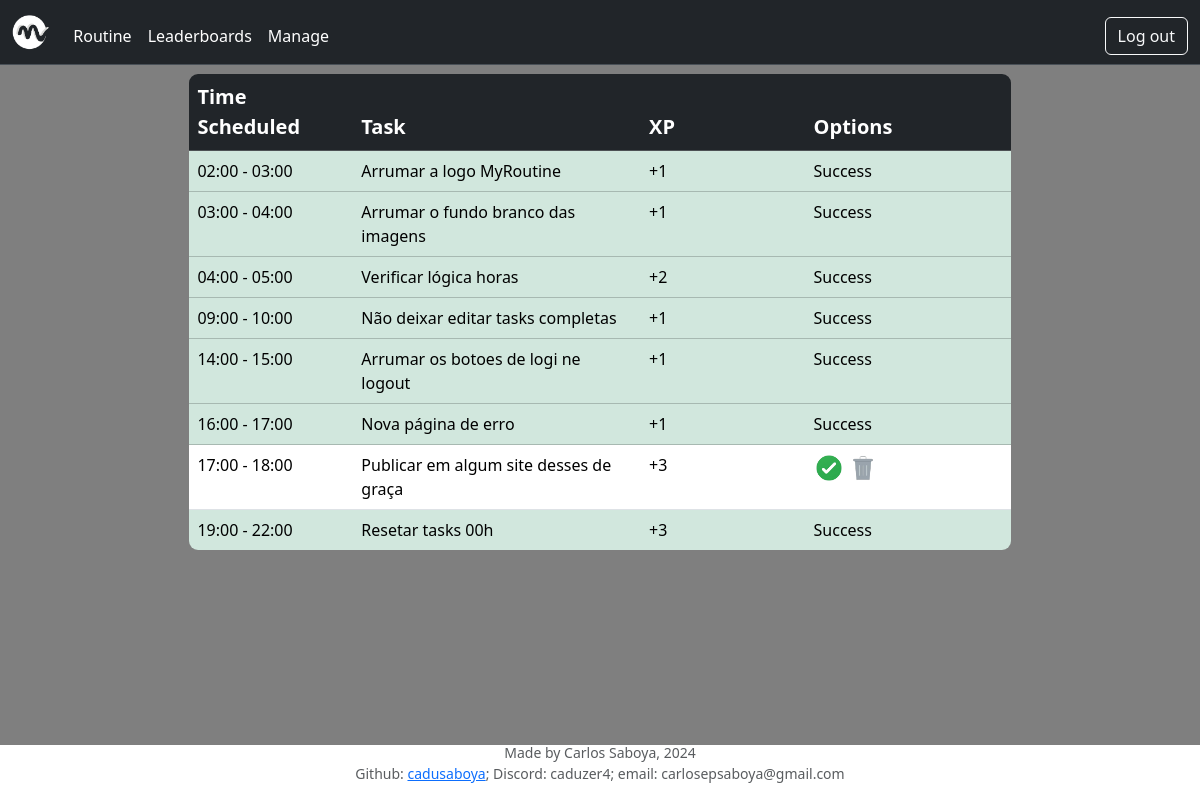
Screenshot of /routine (signed in) with the database file from the repository.
### tables this page shows
CREATE TABLE "tasks" (
id INTEGER PRIMARY KEY AUTOINCREMENT NOT NULL,
name TEXT NOT NULL,
difficulty INTEGER NOT NULL,
starting TEXT NOT NULL,
ending TEXT NOT NULL,
done TEXT NOT NULL,
user_id INTEGER NOT NULL,

FOREIGN KEY(user_id) REFERENCES users(id));

### app.py (the view)
@app.route("/routine")
@login_required
def routine():
    routine = sqlite3.connect('routine.db')
    db = routine.cursor()
    tasks = db.execute("SELECT * from tasks WHERE user_id = ? ORDER BY substr(starting, 1, 2), substr(starting, 4, 2)", (session["user_id"],))
    tasks_dict = []
    for task in tasks:
        task_dict = {
            "id": task[0],
            "name": task[1],
            "diff": task[2],
            "starting": task[3],
            "ending": task[4],
            "done": task[5]
        }
        tasks_dict.append(task_dict)
    routine.close()
    return render_template("routine.html", tasks=tasks_dict)

### apology.py (called while the page is built)
def login_required(f):
    @wraps(f)
    def decorated_function(*args, **kwargs):
        if session.get("user_id") is None:
            return redirect("/login")
        return f(*args, **kwargs)
    return decorated_function

### app.py (called while the page is built)
@app.after_request
def after_request(response):
    response.headers["Cache-Control"] = "no-cache, no-store, must-revalidate"
    response.headers["Expires"] = 0
    response.headers["Pragma"] = "no-cache"
    return response

### templates/routine.html (shortened to what this page needs)
{% extends "layout.html" %}
{% block main %}
<div class="table-container">
    <table class="table table-hover curve" border="1">
        <thead class="table-dark">
        <tr>
            <th style="width: 20%;" scope="col">Time Scheduled</th>
            <th style="width: 35%;" scope="col">Task</th>
            <th style="width: 20%;" scope="col">XP</th>
            <th style="width: 25%;" scope="col">Options</th>
        </tr>
        </thead>
        <tbody>
            {% for task in tasks %}
                {% if task.done == 'yes' %}
                    <tr class="table-success">
                        <td>{{ task.starting }} - {{ task.ending }}</td>
                        <td>{{ task.name }}</td>
                        <td>+{{ task.diff }}</td>
                        <td> Success </td>
                    </tr>
                {% else %}
                    <tr id="task_{{ task.id }}">
                        <td>{{ task.starting }} - {{ task.ending }}</td>
                        <td>{{ task.name }}</td>
                        <td>+{{ task.diff }}</td>
                        <td>
                            <img src="static/green_check.png" alt="Green Check" onclick="done('{{ task.id }}', '{{ task.diff }}')" style="width: 30px; height: auto;">
                            <img src="static/trash_can.png" onclick="remove_task('{{ task.id }}')" id="trash_can_{{ task.id }}" alt="trash_can" style="width: 30px; height: auto;">
                        </td>
                    </tr>
                {% endif %}
            {% endfor %}
        </tbody>
    </table>
</div>
{% endblock %}

### templates/layout.html (shortened to what this page needs)
<!DOCTYPE html>
<html lang="en">
<head>
        <link href="https://cdn.jsdelivr.net/npm/bootstrap@5.3.3/dist/css/bootstrap.min.css" rel="stylesheet">
        <link href="/static/styles.css" rel="stylesheet">
</head>
<body>
    <nav class="navbar navbar-expand-md bg-dark border-bottom border-body" data-bs-theme="dark">
        <div class="container-fluid">
            <a class="navbar-brand" href="/">
                <img src="/static/MyRoutine.png" alt="Bootstrap" style="height: 35px; width: auto;">
              </a>
            <div class="collapse navbar-collapse" id="navbar">
                {% if session["user_id"] %}
                    <ul class="navbar-nav me-auto mt-2">
                        <li class="nav-item"><a class="nav-link active" href="/routine">Routine</a></li>
                        <li class="nav-item"><a class="nav-link active" href="/leaderboards">Leaderboards</a></li>
                        <li class="nav-item"><a class="nav-link active" href="/manage">Manage</a></li>
                    </ul>
                    <ul class="navbar-nav ms-auto mt-2">
                        <li class="nav-item"><a ckass=nav-link active href="/logout"><button class="btn btn-outline-light">Log out</button></a></li>
                    </ul>
                {% endif %}
            </div>
        </div>
    </nav>
    <main class="container-fluid py-2 black-bg main">
        {% block main %}{% endblock %}
    </main>
    <footer class="small text-center text-muted fixed-bottom">
        <p>
            Made by Carlos Saboya, 2024
            <br>
            Github: <a href="https://github.com/cadusaboya">cadusaboya</a>; Discord: caduzer4; email: carlosepsaboya@gmail.com
        </p>
    </footer>
</body>
</html>

### static/styles.css (style rules this page uses)
thead { font-size: 20px; }
.curve { border-collapse: collapse; border-radius: 10px; overflow: hidden; width: 70%; }
.table-container { display: flex; justify-content: center; }
img { background: none; }
.black-bg { background-color: rgba(0, 0, 0, 0.5); border-collapse: collapse; border-radius: 10px; color:white; width: 70%; margin: 0 auto; }
.main { width: 100%; border-radius: 0px; min-height: 85vh; }

### rows the page displays
tasks: starting "02:00", ending "03:00", name "Arrumar a logo MyRoutine", diff "1"
tasks: starting "03:00", ending "04:00", name "Arrumar o fundo branco das imagens", diff "1"
tasks: starting "04:00", ending "05:00", name "Verificar lógica horas", diff "2"
tasks: starting "09:00", ending "10:00", name "Não deixar editar tasks completas", diff "1"
tasks: starting "14:00", ending "15:00", name "Arrumar os botoes de logi ne logout", diff "1"
tasks: starting "16:00", ending "17:00", name "Nova página de erro", diff "1"
tasks: starting "17:00", ending "18:00", name "Publicar em algum site desses de graça", diff "3"
tasks: starting "19:00", ending "22:00", name "Resetar tasks 00h", diff "3"
